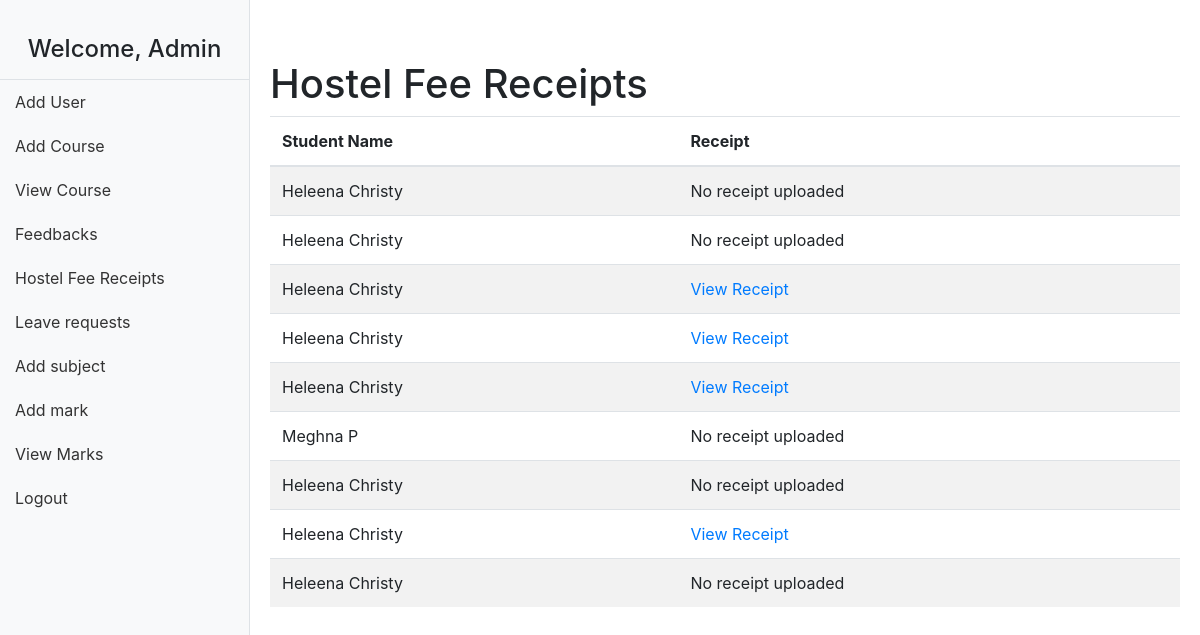
The app's page /hostel_fee_receipts/ (signed in) with its own data.
### smsapp/models.py (models this page shows, shortened)
class StudentFeeReceipt(models.Model):
    student = models.ForeignKey(StudentDetails, on_delete=models.CASCADE)
    receipt_file = models.FileField(upload_to='fee_receipts/')

class StudentDetails(models.Model):
    username = models.ForeignKey(User, on_delete=models.CASCADE)  # Link to the User model
    full_name = models.CharField(max_length=255)  # Full name of the student
    father_name = models.CharField(max_length=255)  # Father's name
    mother_name = models.CharField(max_length=255)  # Mother's name
    age = models.PositiveIntegerField()  # Age of the student
    gender = models.CharField(max_length=10)  # Gender (e.g., Male, Female, etc.)
    address = models.TextField()  # Address of the student
    course_name = models.ForeignKey(Course, on_delete=models.CASCADE)  # Link to the Course model
    scholarship = models.CharField(max_length=200, null=True, blank=True)  # Scholarship amount (nullable)
    admission_date = models.DateField()  # Admission date
    admission_number = models.CharField(max_length=6, unique=True) # 6-digit unique admission number
    hosteler = models.BooleanField(default=False)  # True for hosteler, False for non-hosteler

### smsapp/views.py (the view)
# urls.py: path('hostel_fee_receipts/', hostel_fee_receipts_view, name='hostel_fee_receipts'),
@login_required
def hostel_fee_receipts_view(request):
    if not request.user.is_superuser:
        return redirect('home')  # Redirect to home if not superuser
    receipts = StudentFeeReceipt.objects.select_related('student').all()  # Fetch all receipts with related student details
    return render(request, 'hostel_fee_receipts.html', {'receipts': receipts})

### smsapp/templates/hostel_fee_receipts.html (shortened to what this page needs)
<!DOCTYPE html>
<html lang="en">
<head>
    <link href="https://stackpath.bootstrapcdn.com/bootstrap/4.5.2/css/bootstrap.min.css" rel="stylesheet">
</head>
<body>
    {% include 'navbar.html' %}
    <div class="main-content">
        <h1>Hostel Fee Receipts</h1>
        <table class="table table-striped">
            <thead>
                <tr>
                    <th>Student Name</th>
                    <th>Receipt</th>
                </tr>
            </thead>
            <tbody>
                {% for receipt in receipts %}
                    <tr>
                        <td>{{ receipt.student.full_name }}</td>
                        <td>
                            {% if receipt.receipt_file %}
                                <a href="{{ receipt.receipt_file.url }}" target="_blank">View Receipt</a>
                            {% else %}
                                No receipt uploaded
                            {% endif %}
                        </td>
                    </tr>
                {% empty %}
                    <tr>
                        <td colspan="3">No receipts found.</td>
                    </tr>
                {% endfor %}
            </tbody>
        </table>
    </div>
</body>
</html>

### smsapp/templates/navbar.html (shortened to what this page needs)
<!DOCTYPE html>
<html lang="en">
<head>
    <link href="https://stackpath.bootstrapcdn.com/bootstrap/4.5.2/css/bootstrap.min.css" rel="stylesheet">
</head>
<body>
    <nav class="sidebar">
        {% if user.is_authenticated %}
            <div class="user-info">
                <h4>Welcome, {{ user.username }}</h4>
            </div>
            {% if user.is_superuser %}
                <a href="{% url 'add_user' %}">Add User</a>
                <a href="{% url 'add_course' %}">Add Course</a>
                <a href="{% url 'courses' %}">View Course</a>
                <a href="{% url 'feedback_list' %}">Feedbacks</a>
                <a href="{% url 'hostel_fee_receipts' %}">Hostel Fee Receipts</a>
                <a href="{% url 'view_leave_requests' %}">Leave requests</a>
                <a href="{% url 'subcourse_list' %}">Add subject</a>
                <a href="{% url 'course_list' %}">Add mark</a>
                <a href="{% url 'view_marks' %}">View Marks</a>
            {% endif %}
            <a href="{% url 'logout' %}">Logout</a>
        {% else %}
            <a href="{% url 'login' %}">Login</a>
        {% endif %}
    </nav>
    <div class="main-content">
    </div>
</body>
</html>

### smsapp/templates/hostel_fee_receipts.html (style rules this page uses)
body { margin: 0; padding: 0; }
.main-content { margin-left: 250px; padding: 20px; }

### smsapp/templates/navbar.html (style rules this page uses)
.sidebar { height: 100vh; width: 250px; position: fixed; top: 0; left: 0; background-color: #f8f9fa; padding-top: 20px; border-right: 1px solid #dee2e6; }
.sidebar a { padding: 10px 15px; text-decoration: none; color: #333; display: block; }
.sidebar .user-info { padding: 15px; border-bottom: 1px solid #dee2e6; text-align: center; }
.sidebar .user-info h4 { margin: 0; }
.main-content { margin-left: 250px; padding: 20px; }

### records on screen
StudentFeeReceipt: student.full_name "Heleena Christy", receipt_file "No receipt uploaded"
StudentFeeReceipt: student.full_name "Heleena Christy", receipt_file "No receipt uploaded"
StudentFeeReceipt: student.full_name "Heleena Christy"
StudentFeeReceipt: student.full_name "Heleena Christy"
StudentFeeReceipt: student.full_name "Heleena Christy"
StudentFeeReceipt: student.full_name "Meghna P", receipt_file "No receipt uploaded"
StudentFeeReceipt: student.full_name "Heleena Christy", receipt_file "No receipt uploaded"
StudentFeeReceipt: student.full_name "Heleena Christy"
StudentFeeReceipt: student.full_name "Heleena Christy", receipt_file "No receipt uploaded"

### other values on screen
{{ user.username }} "Admin"
